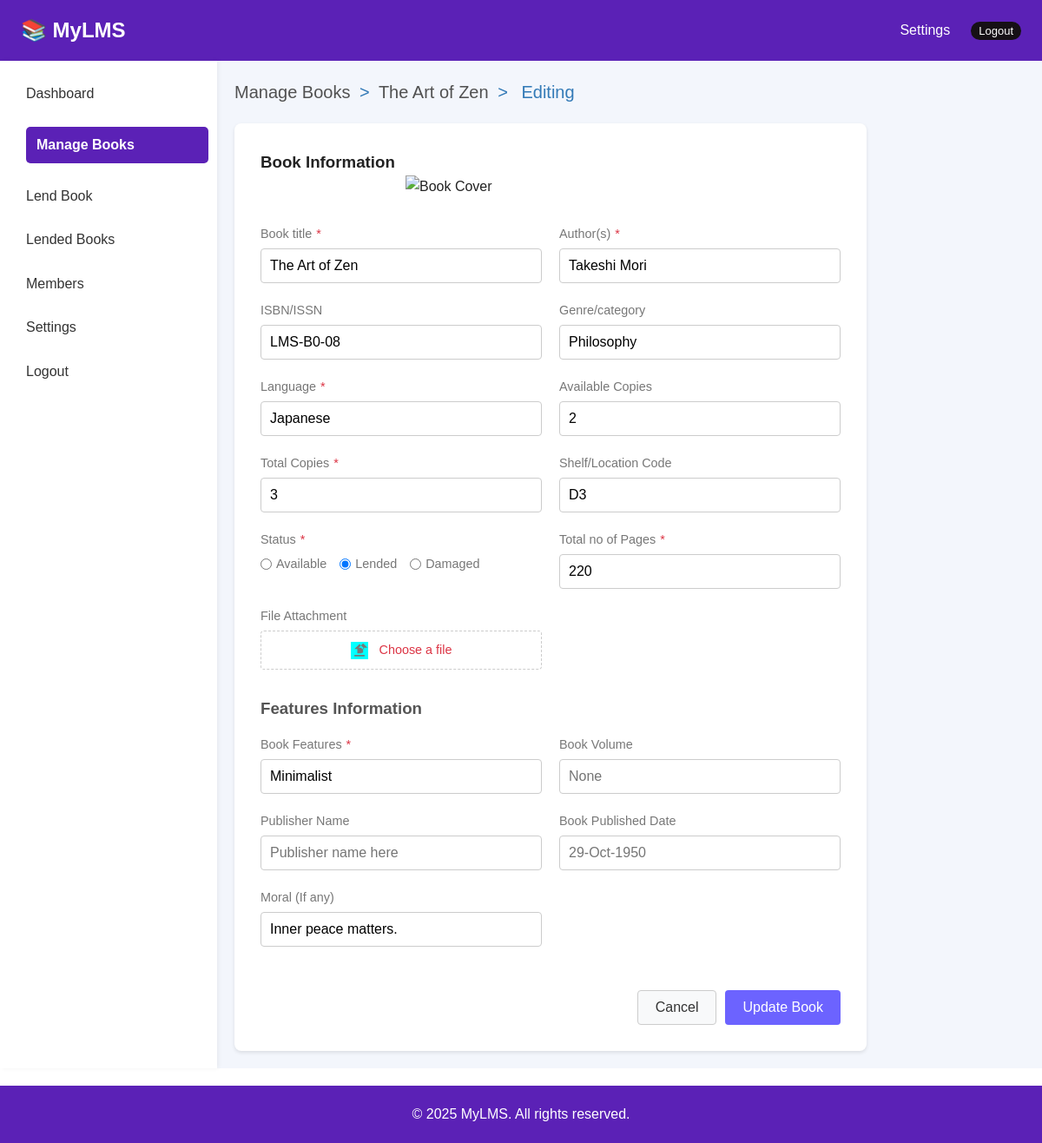
The app's page /admin/edit-book.php?id=10 (signed in), older data.
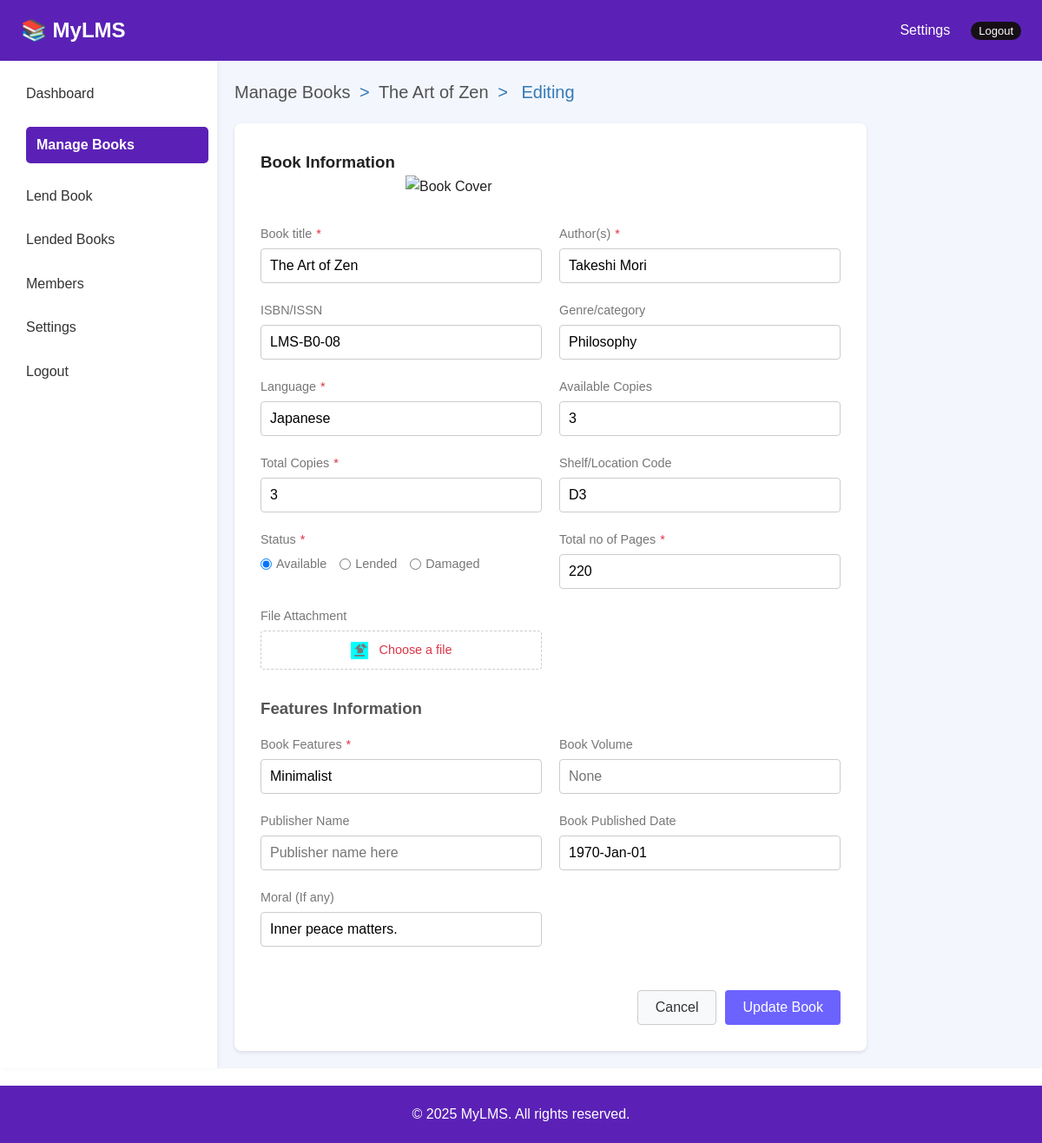
The same page, newer data.
### tables this page shows
CREATE TABLE `books` (
  `id` int NOT NULL,
  `isbn` varchar(20) NOT NULL,
  `title` varchar(255) NOT NULL,
  `author` varchar(100) DEFAULT NULL,
  `cover_image` varchar(225) DEFAULT NULL,
  `category` varchar(100) DEFAULT NULL,
  `language` varchar(50) DEFAULT NULL,
  `available_copies` int DEFAULT NULL,
  `copies` int NOT NULL DEFAULT '1',
  `shelf_code` varchar(50) DEFAULT NULL,
  `status` enum('Available','Lended','Damaged') NOT NULL DEFAULT 'Available',
  `total_pages` int DEFAULT NULL,
  `features` text,
  `volume` text,
  `created_date` datetime NOT NULL DEFAULT CURRENT_TIMESTAMP,
  `publisher_name` text,
  `published_date` date DEFAULT NULL,
  `moral` text
);

### admin/edit-book.php (the view, shortened to what the changed rows need)
<?php
require_once '../includes/db.php';
$id = intval($_GET['id']);
$result = $conn->query("SELECT * FROM books WHERE id = $id");
$book = $result->fetch_assoc();
?>
<!DOCTYPE html>
<html lang="en">
<head>
    <link rel="stylesheet" href="../assets/css/style.css">
    <link rel="stylesheet" href="assets/css/admin.css">
    <link rel="stylesheet" href="assets/css/form.css">
    <link rel="stylesheet" href="https://cdn.jsdelivr.net/npm/flatpickr/dist/flatpickr.min.css">
</head>
<body>
    <div class="body">
        <main class="main">
            <div class="breadcrumbs">
                <a href="manage-books.php">Manage Books</a>
                <span>></span>
                <a href="book_details.php?id=<?= htmlspecialchars($book['id']) ?>"><?= htmlspecialchars($book['title']) ?></a>
                <span>></span>
                <span>Editing</span>
            </div>
            <div class="container">
                    <form method="post" enctype="multipart/form-data">
                        <div class="form-section">
                            <div class="form-grid">
                                <div class="form-group">
                                    <label for="bookTitle">Book title <span>*</span></label>
                                    <input type="text" name="title" placeholder="Book name here" value="<?= htmlspecialchars($book['title']) ?>" required>
                                </div>
                                <div class="form-group">
                                    <label for="author">Author(s) <span>*</span></label>
                                    <input type="text" name="author" placeholder="Author name here" value="<?= htmlspecialchars($book['author'] ?? '') ?>" required>
                                </div>
                                <div class="form-group">
                                    <label for="isbn">ISBN/ISSN</label>
                                    <input type="text" name="isbn" placeholder="ISBN here" value="<?= htmlspecialchars($book['isbn'] ?? '') ?>">
                                </div>
                                <div class="form-group">
                                    <label for="genre">Genre/category</label>
                                    <input type="text" name="category" placeholder="Category here" value="<?= htmlspecialchars($book['category'] ?? '') ?>">
                                </div>
                                <div class="form-group">
                                    <label for="language">Language <span>*</span></label>
                                    <input type="text" name="language" placeholder="language here" value="<?= htmlspecialchars($book['language'] ?? '') ?>">
                                </div>
                                <div class="form-group">
                                    <label for="availableCopies">Available Copies</label>
                                    <input type="number" name="available_copies" placeholder="Available Copies here" value="<?= htmlspecialchars($book['available_copies'] ?? '') ?>">
                                </div>
                                <div class="form-group">
                                    <label for="totalCopies">Total Copies <span>*</span></label>
                                    <input type="number" name="total_copies" value="<?= htmlspecialchars($book['copies'] ?? '') ?>">
                                </div>
                                <div class="form-group">
                                    <label for="shelfCode">Shelf/Location Code</label>
                                    <input type="text" name="shelf_code" placeholder="Shelf/Location Code here" value="<?= htmlspecialchars($book['shelf_code'] ?? '') ?>">
                                </div>
                                <div class="form-group">
                                    <div class="radio-group">
                                        <label>
                                            <input type="radio" name="status" value="Available" <?= $book['status'] === 'Available' ? 'checked' : '' ?>>
                                            Available
                                        </label>
                                        <label>
                                            <input type="radio" name="status" value="Lended" <?= $book['status'] === 'Lended' ? 'checked' : '' ?>>
                                            Lended
                                        </label>
                                        <label>
                                            <input type="radio" name="status" value="Damaged" <?= $book['status'] === 'Damaged' ? 'checked' : '' ?>>
                                            Damaged
                                        </label>
                                    </div>
                                </div>
                                <div class="form-group">
                                    <label for="totalPages">Total no of Pages <span>*</span></label>
                                    <input type="number" name="total_pages" placeholder="10 to 10,000" value="<?= htmlspecialchars($book['total_pages'] ?? '') ?>">
                                </div>
                            </div>
                        </div>
                        <div class="form-section">
                            <div class="form-grid">
                                <div class="form-group">
                                    <label for="bookFeatures">Book Features <span>*</span></label>
                                    <input type="text" name="features" placeholder="Hard Cover, etc" value="<?= htmlspecialchars($book['features'] ?? '') ?>">
                                </div>
                                <div class="form-group">
                                    <label for="bookPublishedDate">Book Published Date</label>
                                    <input type="text" name="published_date" id="bookPublishedDate" placeholder="29-Oct-1950"
                                        value="<?= isset($book['published_date']) ? date('Y-M-d', strtotime($book['published_date'] ?? '')) : '' ?>">
                                </div>
                                <div class="form-group">
                                    <label for="bookmoral">Moral (If any)</label>
                                    <input type="text" name="moral" placeholder="What You think?" value="<?= htmlspecialchars($book['moral'] ?? '') ?>">
                                </div>
                                <div></div> <div></div> </div>
                        </div>
                    </form>
            </div>
        </main>
    </div>
</body>
</html>

Row changes from the older to the newer data that the page shows:
changed books "The Art of Zen": available_copies "2" → "3"; status "☐ Available" → "☑ Available"; status "☑ Lended" → "☐ Lended"; published_date (not shown) → "1970-Jan-01"
